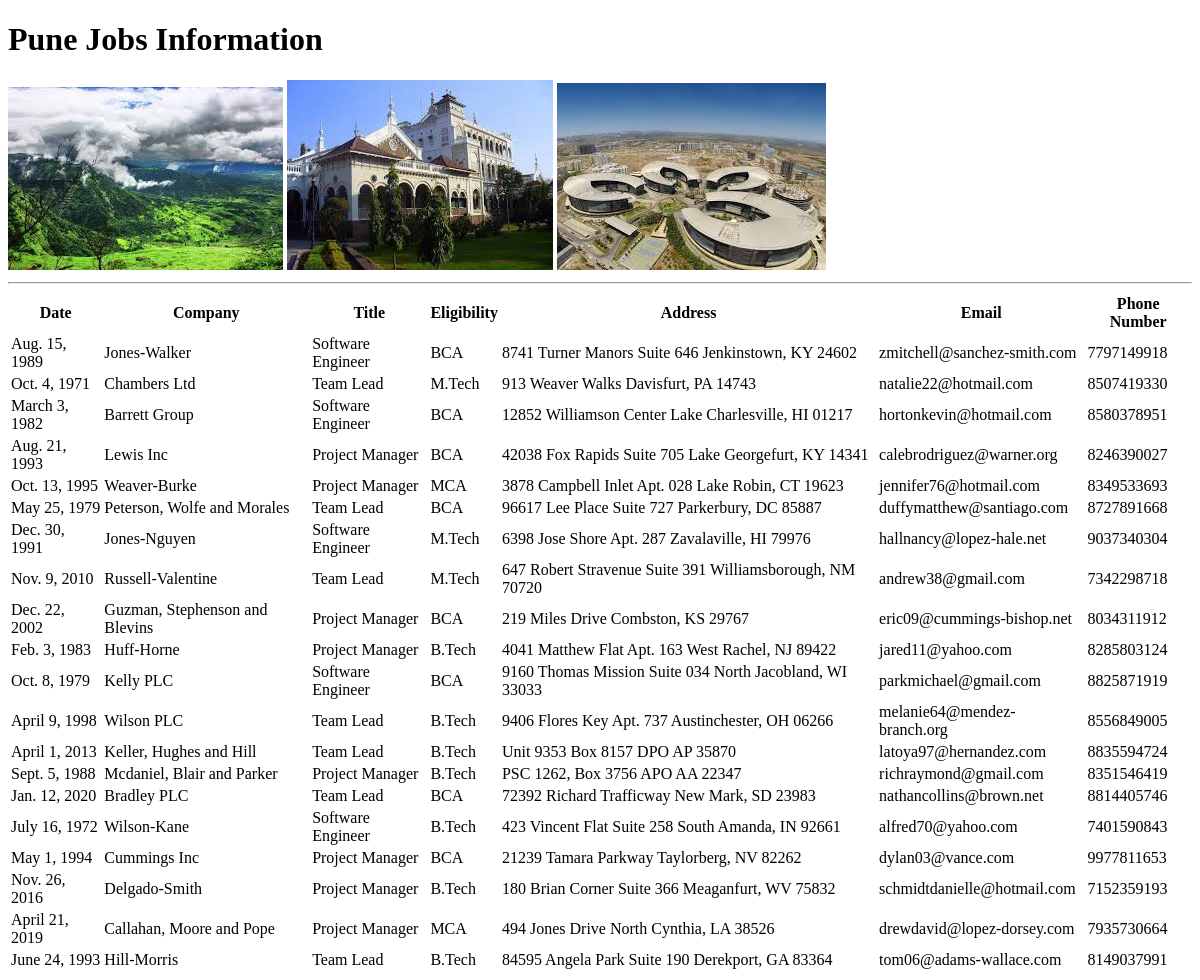
Page /punejobs/ on the committed database.
### testapp/models.py (models this page shows)
class punejobs(models.Model):
    date=models.DateField();
    company=models.CharField(max_length=100);
    title=models.CharField(max_length=100);
    eligibility=models.CharField(max_length=100);
    address=models.CharField(max_length=100);
    email=models.EmailField()
    phonenumber=models.IntegerField()

### testapp/views.py (the view)
# urls.py: url(r'^punejobs/', views.punejobsinfo),
def punejobsinfo(request):
    jobs_list=punejobs.objects.all()
    my_dict={'jobs_list':jobs_list}
    return render(request,'testapp/punejobs.html',context=my_dict)

### templates/testapp/punejobs.html (shortened to what this page needs)
<!DOCTYPE html>
{% load staticfiles%}
<html lang="en" dir="ltr">
  <head>
    <link rel="stylesheet" href="{% static 'css/demo.css'%}">
  </head>
  <body>
    <h1>Pune Jobs Information</h1>
    <img src="{% static 'images/pune1.jpg'%}" alt="">
    <img src="{% static 'images/pune2.jpg'%}" alt="">
    <img src="{% static 'images/pune3.jpg'%}" alt="">
    <hr>
    {% if jobs_list %}
    <table id="tab">
       <thead>
         <th>Date</th>
         <th>Company</th>
         <th>Title</th>
         <th>Eligibility</th>
         <th>Address</th>
         <th>Email</th>
         <th>Phone Number</th>
       </thead>
       {% for job in jobs_list%}
       <tr>
         <td>{{job.date}}</td>
         <td>{{job.company}}</td>
         <td>{{job.title}}</td>
         <td>{{job.eligibility}}</td>
         <td>{{job.address}}</td>
         <td>{{job.email}}</td>
         <td>{{job.phonenumber}}</td>
       </tr>
       {% endfor %}
    </table>
    {%else%}
    <p>No Jobs Found in Pune</p>
    {%endif%}
  </body>
</html>

### static/css/demo.css (style rules this page uses)
body { background: url("https://images.unsplash.com/photo-1518655048521-f130df041f66?ixlib=rb-1.2.1&ixid=eyJhcHBfaWQiOjEyMDd9&auto=format&fit=crop&w=500&q=60"); background-repeat: no-repeat; background-size: cover; }

### rows in the picture
punejobs: date "Aug. 15, 1989", company "Jones-Walker", title "Software Engineer", eligibility "BCA", address "8741 Turner Manors Suite 646 Jenkinstown, KY 24602", email "zmitchell@sanchez-smith.com", phonenumber "7797149918"
punejobs: date "Oct. 4, 1971", company "Chambers Ltd", title "Team Lead", eligibility "M.Tech", address "913 Weaver Walks Davisfurt, PA 14743", email "natalie22@hotmail.com", phonenumber "8507419330"
punejobs: date "March 3, 1982", company "Barrett Group", title "Software Engineer", eligibility "BCA", address "12852 Williamson Center Lake Charlesville, HI 01217", email "hortonkevin@hotmail.com", phonenumber "8580378951"
punejobs: date "Aug. 21, 1993", company "Lewis Inc", title "Project Manager", eligibility "BCA", address "42038 Fox Rapids Suite 705 Lake Georgefurt, KY 14341", email "calebrodriguez@warner.org", phonenumber "8246390027"
punejobs: date "Oct. 13, 1995", company "Weaver-Burke", title "Project Manager", eligibility "MCA", address "3878 Campbell Inlet Apt. 028 Lake Robin, CT 19623", email "jennifer76@hotmail.com", phonenumber "8349533693"
punejobs: date "May 25, 1979", company "Peterson, Wolfe and Morales", title "Team Lead", eligibility "BCA", address "96617 Lee Place Suite 727 Parkerbury, DC 85887", email "duffymatthew@santiago.com", phonenumber "8727891668"
punejobs: date "Dec. 30, 1991", company "Jones-Nguyen", title "Software Engineer", eligibility "M.Tech", address "6398 Jose Shore Apt. 287 Zavalaville, HI 79976", email "hallnancy@lopez-hale.net", phonenumber "9037340304"
punejobs: date "Nov. 9, 2010", company "Russell-Valentine", title "Team Lead", eligibility "M.Tech", address "647 Robert Stravenue Suite 391 Williamsborough, NM 70720", email "andrew38@gmail.com", phonenumber "7342298718"
punejobs: date "Dec. 22, 2002", company "Guzman, Stephenson and Blevins", title "Project Manager", eligibility "BCA", address "219 Miles Drive Combston, KS 29767", email "eric09@cummings-bishop.net", phonenumber "8034311912"
punejobs: date "Feb. 3, 1983", company "Huff-Horne", title "Project Manager", eligibility "B.Tech", address "4041 Matthew Flat Apt. 163 West Rachel, NJ 89422", email "jared11@yahoo.com", phonenumber "8285803124"
punejobs: date "Oct. 8, 1979", company "Kelly PLC", title "Software Engineer", eligibility "BCA", address "9160 Thomas Mission Suite 034 North Jacobland, WI 33033", email "parkmichael@gmail.com", phonenumber "8825871919"
punejobs: date "April 9, 1998", company "Wilson PLC", title "Team Lead", eligibility "B.Tech", address "9406 Flores Key Apt. 737 Austinchester, OH 06266", email "melanie64@mendez-branch.org", phonenumber "8556849005"
punejobs: date "April 1, 2013", company "Keller, Hughes and Hill", title "Team Lead", eligibility "B.Tech", address "Unit 9353 Box 8157 DPO AP 35870", email "latoya97@hernandez.com", phonenumber "8835594724"
punejobs: date "Sept. 5, 1988", company "Mcdaniel, Blair and Parker", title "Project Manager", eligibility "B.Tech", address "PSC 1262, Box 3756 APO AA 22347", email "richraymond@gmail.com", phonenumber "8351546419"
punejobs: date "Jan. 12, 2020", company "Bradley PLC", title "Team Lead", eligibility "BCA", address "72392 Richard Trafficway New Mark, SD 23983", email "nathancollins@brown.net", phonenumber "8814405746"
punejobs: date "July 16, 1972", company "Wilson-Kane", title "Software Engineer", eligibility "B.Tech", address "423 Vincent Flat Suite 258 South Amanda, IN 92661", email "alfred70@yahoo.com", phonenumber "7401590843"
punejobs: date "May 1, 1994", company "Cummings Inc", title "Project Manager", eligibility "BCA", address "21239 Tamara Parkway Taylorberg, NV 82262", email "dylan03@vance.com", phonenumber "9977811653"
punejobs: date "Nov. 26, 2016", company "Delgado-Smith", title "Project Manager", eligibility "B.Tech", address "180 Brian Corner Suite 366 Meaganfurt, WV 75832", email "schmidtdanielle@hotmail.com", phonenumber "7152359193"
punejobs: date "April 21, 2019", company "Callahan, Moore and Pope", title "Project Manager", eligibility "MCA", address "494 Jones Drive North Cynthia, LA 38526", email "drewdavid@lopez-dorsey.com", phonenumber "7935730664"
punejobs: date "June 24, 1993", company "Hill-Morris", title "Team Lead", eligibility "B.Tech", address "84595 Angela Park Suite 190 Derekport, GA 83364", email "tom06@adams-wallace.com", phonenumber "8149037991"
